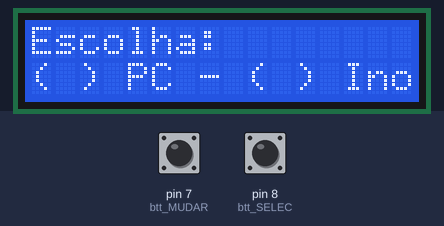
The sketch below on a simulated Arduino Uno, built with avr-gcc and run on an emulated ATmega328P. Shown: 16×2 character LCD. The test bench sets the inputs (shaded band); at power-on: pin 7 (btt_MUDAR) HIGH, pin 8 (btt_SELEC) HIGH. What the sketch prints to the serial monitor is not drawn.

Above: at 2.3 s.
2.4 s: pin 7 (btt_MUDAR) pulled LOW for 0.15 s
At 3.0 s:
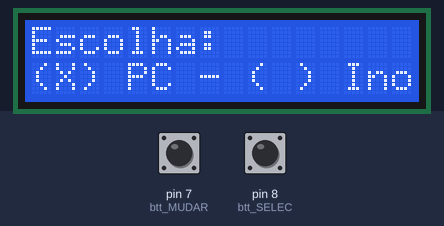
4.0 s: pin 8 (btt_SELEC) pulled LOW for 0.15 s
At 4.4 s:
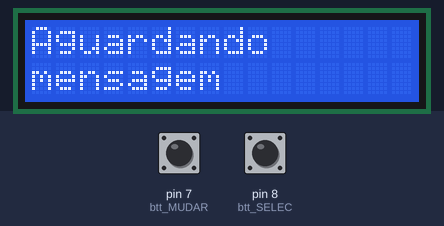
7.0 s: pin 8 (btt_SELEC) pulled LOW for 1 s
At 8.4 s:
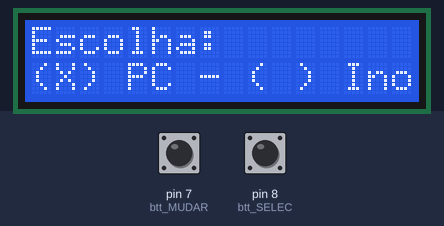
9.5 s: pin 7 (btt_MUDAR) pulled LOW for 1 s
At 10.8 s:
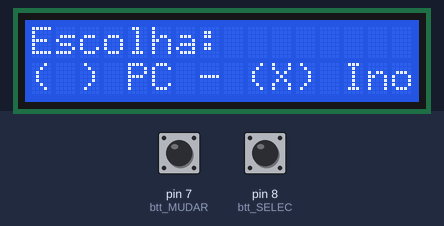
12.0 s: pin 8 (btt_SELEC) pulled LOW for 0.15 s
At 13.1 s:
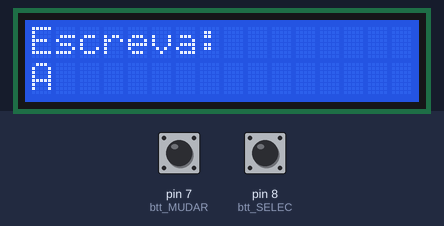
13.6 s: pin 7 (btt_MUDAR) pulled LOW for 0.15 s
At 13.9 s:
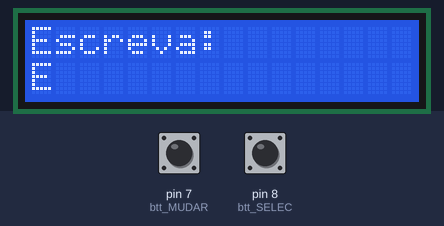
Timing chart, 0 to 16.2 s (numbered marks = the images above; inputs shaded):
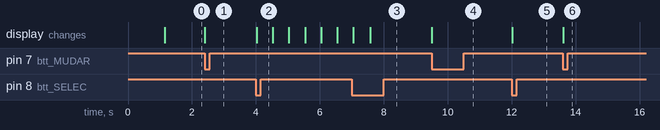

The sketch:

arduino_teste.ino
```cpp
#include <LiquidCrystal_I2C.h>
LiquidCrystal_I2C lcd(0x27,16,2);

#define btt_SELEC 8
#define btt_MUDAR 7
#define ino_PALAVRA 4

char letras[] = "AEIOU";
int letra_selec = 0;
int cont_char = 0;

char palavra[ino_PALAVRA];

bool reticencias_run = true;

byte pal;

int incomingByte = 0;

byte btt_m;
byte btt_s;

byte opcao = 0;
byte aguarde = 0;

bool M_state = false;
bool S_state = false;

void Menu_Canvas(){
  lcd.clear();
  lcd.setCursor(0,0);
  lcd.print("Escolha:");
  lcd.setCursor(0,1);
  lcd.print("( ) PC - ( ) Ino");
}

void setup(){
  pinMode(btt_MUDAR, INPUT_PULLUP);
  pinMode(btt_SELEC, INPUT_PULLUP);

  Serial.begin(9600);
  //Serial.write("Iniciando sistema...");

  lcd.init();
  lcd.backlight();
  lcd.print(" Seja bem vindo! ");
  lcd.setCursor(0,1);
  lcd.print(" Iniciando...   ");

  delay (1000);

  Menu_Canvas();
}

void Menu(byte value){

  if(value==1){
    lcd.setCursor(10,1);
    lcd.print(" ");
    lcd.setCursor(1,1);
    lcd.print("X");
  }else if(value==2){
    lcd.setCursor(10,1);
    lcd.print("X");
    lcd.setCursor(1,1);
    lcd.print(" ");
  }

}

void reticencias(){
  if (reticencias_run){
    lcd.setCursor(0,0);
    if(aguarde==0){
      lcd.setCursor(8,1);
      lcd.print("   ");
      aguarde++;
    }else if(aguarde==1){
      lcd.setCursor(8,1);
      lcd.print(".");
      aguarde++;
    }else if(aguarde==2){
      lcd.setCursor(8,1);
      lcd.print("..");
      aguarde++;
    }else if(aguarde==3){
      lcd.setCursor(8,1);
      lcd.print("...");
      aguarde = 0;
    }
  }
}

bool inoScreen(){
  if (Serial.available() > 0) {
    lcd.clear();
    lcd.setCursor(0, 0);
    lcd.print("Mensagem:");
    lcd.setCursor(0, 1);
    while(true){
      incomingByte = Serial.read();
      lcd.write(incomingByte);
      if (Serial.available() <= 0){break;}
    }
    return true;

  }else{
    return false;
  }
}

void opcChange(){
  if(opcao==0){
    opcao++;
  }else if(opcao==1){
    opcao++;
  }else{
    opcao--;
  }
}

bool running_menu = false;

void loop(){
  Menu_Canvas();
  Menu(opcao);
  running_menu = true;
  while(running_menu){
    btt_m = digitalRead(btt_MUDAR);
    btt_s = digitalRead(btt_SELEC);

    if(!btt_m && !M_state){
      //Serial.write("\nMudar pressionado");
      opcChange();
      Menu(opcao);
      M_state = true;
    }else if(btt_m){
      M_state = false;
    }

    if(!btt_s && !S_state){
      //Serial.write("\nSelecionar pressionado");
      S_state = true;
      running_menu = false;
      //Serial.write(running_menu);
    }else if(btt_s){
        S_state = false;
      }
  }

  if(opcao==1){
    lcd.clear();
    lcd.setCursor(0,0);
    lcd.print("Aguardando");
    lcd.setCursor(0,1);
    lcd.print("mensagem");
    lcd.setCursor(0, 0);
    bool aguardando = true;

    while(aguardando){
      btt_s = digitalRead(btt_SELEC);

      if (inoScreen()){
        reticencias_run = false;
      }

      reticencias();
      delay(500);

      if(!btt_s && !S_state){
      Serial.write("\nSelecionar pressionado");
      S_state = true;
      aguardando = false;
      }else if(btt_s){
          S_state = false;
        }
      }

  }
  if(opcao==2){
    lcd.clear();
    lcd.setCursor(0,0);
    lcd.print("Escreva:");
    lcd.setCursor(0,1);

    while(true){
      if (cont_char > ino_PALAVRA){
        break;
      }
      btt_m = digitalRead(btt_MUDAR);
      btt_s = digitalRead(btt_SELEC);
      lcd.setCursor(cont_char,1);
      lcd.print(letras[letra_selec]);

      if(!btt_m && !M_state){
        //Serial.write("\nMudar pressionado");
        letra_selec ++;
        if (letra_selec > 5){
          letra_selec = 0;
        }
        M_state = true;
      }else if(btt_m){
        M_state = false;
      }

      if(!btt_s && !S_state){
        //Serial.write("\nSelecionar pressionado");
        //lcd.setCursor(cont_char,1);
        palavra[cont_char] = letras[letra_selec];
        cont_char++;
        if (cont_char > 15){
          cont_char = 0;
        }
        S_state = true;
      }else if(btt_s){
        S_state = false;
      }
    }
    Serial.write(palavra);
    lcd.clear();
    lcd.setCursor(0,0);

    cont_char = 0;
    letra_selec = 0;
  }

}

 
```

Measured:
- after the input at 2.4 s, the display: changes at once (image 1)
- after the input at 4.0 s, the display: changes at once (image 2)
- after the input at 7.0 s, the display: first differs from a run without the input after 0.58 s (image 3)
- after the input at 9.5 s, the display: changes at once (image 4)
- after the input at 12.0 s, the display: changes at once (image 5)
- after the input at 13.6 s, the display: changes at once (image 6)
